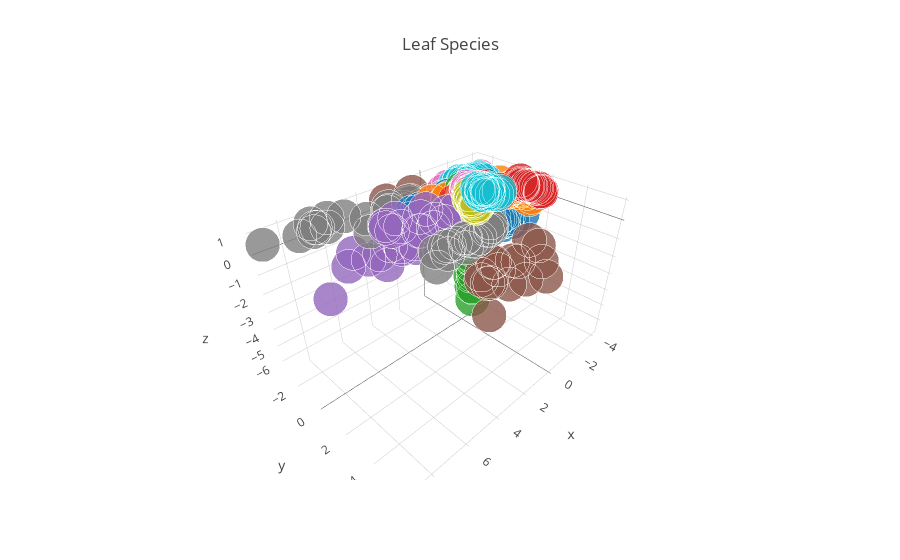

Here is the notebook cell this chart was saved with:
### Markdown cell above
From the previous plot we can see that with just 2 principal components it can be very diffucult to classify some leaf species. 

Let's try to visualize the first 3 principal components and see what we can get:

### Code cell
traces = []

for name in numpy.unique(y):
    trace = go.Scatter3d(
        x=Y[y==name,0],
        y=Y[y==name,1],
        z=Y[y==name,2],
        mode="markers",
        name=name,
        marker=go.Marker(
            size=12,
            line=go.Line(
                color="rgba(217, 217, 217, 0.14)",
                width=0.5),
            opacity=0.8))
    traces.append(trace)
   
layout = go.Layout(
    title= "Leaf Species",
    hovermode= "closest",
    xaxis= dict(
        title= "Principal Component 1",
        ticklen= 5,
        zeroline= False,
        gridwidth= 2,
    ),
    yaxis=dict(
        title= "Principal Component 2",
        ticklen= 5,
        gridwidth= 2,
    ),
    showlegend= False
)

fig = go.Figure(data=go.Data(traces), layout=layout)
po.iplot(fig)
